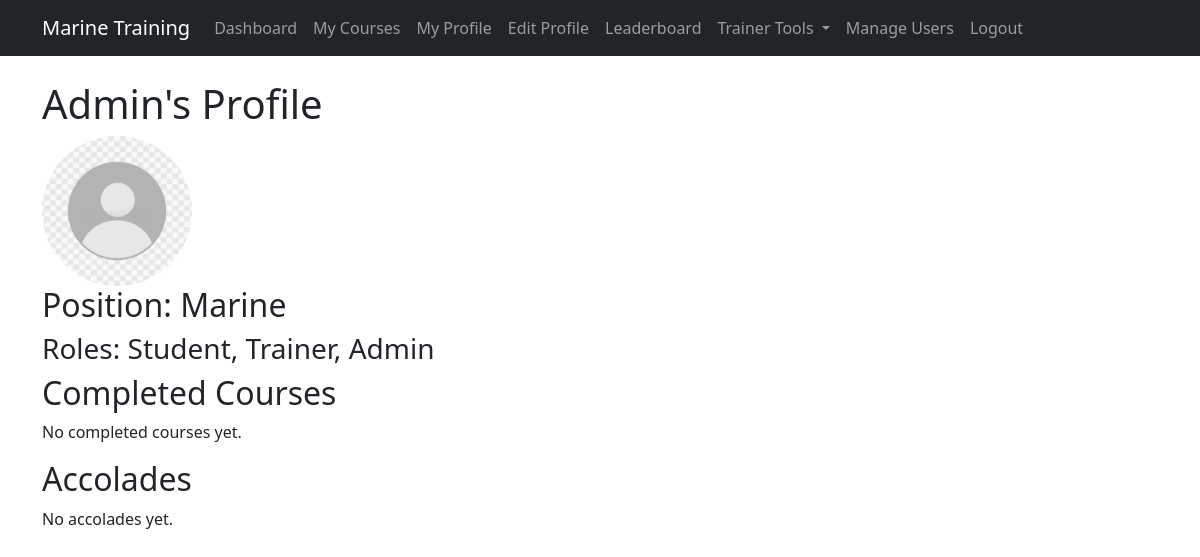
Screenshot of /profile/1 (signed in) with the database file from the repository.
### marine_training_app/app/models.py (models this page shows)
class User(db.Model, UserMixin):
    id = db.Column(db.Integer, primary_key=True)
    name = db.Column(db.String(100), nullable=False)
    email = db.Column(db.String(255), unique=True, nullable=False)
    password_hash = db.Column(db.Text, nullable=False)
    profile_picture = db.Column(db.String(255), nullable=True, default="default.jpg")  # Profile Image
    position = db.Column(db.String(100), nullable=True, default="Marine")  # Rank/Position
    accolades = db.Column(db.Text, nullable=True)  # Awards/Badges
    is_student = db.Column(db.Boolean, default=True)
    is_trainer = db.Column(db.Boolean, default=False)
    is_training_manager = db.Column(db.Boolean, default=False)
    is_admin = db.Column(db.Boolean, default=False)
    platoon = db.Column(db.String(100), nullable=True)
    mission_element = db.Column(db.String(100), nullable=True)
    team = db.Column(db.String(100), nullable=True)
    def get_roles(self):
        roles = ["Student"]
        if self.is_trainer:
            roles.append("Trainer")
        if self.is_admin:
            roles.append("Admin")
        return roles

### marine_training_app/app/routes.py (the view)
@main.route("/profile/<int:user_id>")
@login_required
def profile(user_id):
    user = User.query.get_or_404(user_id)
    completed_courses = CourseEnrollment.query.filter_by(user_id=user.id, completed=True).all()
    return render_template("profile.html", user=user, completed_courses=completed_courses)

### marine_training_app/app/__init__.py (called while the page is built)
@login_manager.user_loader
def load_user(user_id):
    return User.query.get(int(user_id))

### marine_training_app/app/templates/profile.html (shortened to what this page needs)
{% extends 'base.html' %}
{% block content %}
<h1>{{ user.name }}'s Profile</h1>
{% if user.profile_picture %}
    <img src="{{ url_for('static', filename='profile_pics/' + user.profile_picture) }}" alt="Profile Picture" class="rounded-circle" width="150">
{% else %}
    <img src="{{ url_for('static', filename='profile_pics/default.jpg') }}" alt="Default Profile Picture" class="rounded-circle" width="150">
{% endif %}
<h2>Position: {{ user.position if user.position else "Marine" }}</h2>
<h3>Roles: {{ ", ".join(user.get_roles()) }}</h3>
<h2>Completed Courses</h2>
{% if completed_courses %}
    <ul>
        {% for enrollment in completed_courses %}
        <li>{{ enrollment.course.name }} ✅</li>
        {% endfor %}
    </ul>
{% else %}
    <p>No completed courses yet.</p>
{% endif %}
<h2>Accolades</h2>
{% if user.accolades %}
    <p>{{ user.accolades }}</p>
{% else %}
    <p>No accolades yet.</p>
{% endif %}
{% endblock %}

### marine_training_app/app/templates/base.html (shortened to what this page needs)
<!DOCTYPE html>
<html lang="en">
<head>
  <link href="https://cdn.jsdelivr.net/npm/bootstrap@5.3.0/dist/css/bootstrap.min.css" rel="stylesheet">
</head>
<body>
  <nav class="navbar navbar-expand-lg navbar-dark bg-dark">
    <div class="container">
      <a class="navbar-brand" href="{{ url_for('main.dashboard') }}">Marine Training</a>
      <div class="collapse navbar-collapse" id="navbarNav">
        <ul class="navbar-nav">
          {% if current_user.is_authenticated %}
            <li class="nav-item"><a class="nav-link" href="{{ url_for('main.dashboard') }}">Dashboard</a></li>
            <li class="nav-item"><a class="nav-link" href="{{ url_for('main.my_courses') }}">My Courses</a></li>
            <li class="nav-item"><a class="nav-link" href="{{ url_for('main.profile', user_id=current_user.id) }}">My Profile</a></li>
            <li class="nav-item"><a class="nav-link" href="{{ url_for('main.edit_profile') }}">Edit Profile</a></li>
            <li class="nav-item"><a class="nav-link" href="{{ url_for('main.leaderboard') }}">Leaderboard</a></li>
            {% if current_user.is_admin or current_user.is_training_manager %}
            <li class="nav-item dropdown">
              <a class="nav-link dropdown-toggle" href="#" id="trainerDropdown" role="button" data-bs-toggle="dropdown" aria-expanded="false">
                Trainer Tools
              </a>
            </li>
            {% endif %}
            {% if current_user.is_admin %}
              <li class="nav-item"><a class="nav-link" href="{{ url_for('admin.manage_users') }}">Manage Users</a></li>
            {% endif %}
            <li class="nav-item"><a class="nav-link" href="{{ url_for('auth.logout') }}">Logout</a></li>
          {% else %}
            <li class="nav-item"><a class="nav-link" href="{{ url_for('auth.login') }}">Login</a></li>
            <li class="nav-item"><a class="nav-link" href="{{ url_for('auth.register') }}">Register</a></li>
          {% endif %}
        </ul>
      </div>
    </div>
  </nav>
  <div class="container mt-4">
    {% block content %}{% endblock %}
  </div>
</body>
</html>

### rows the page displays
User: name "Admin", profile_picture (placeholder picture), position "Marine", is_trainer+is_admin "Student, Trainer, Admin"
